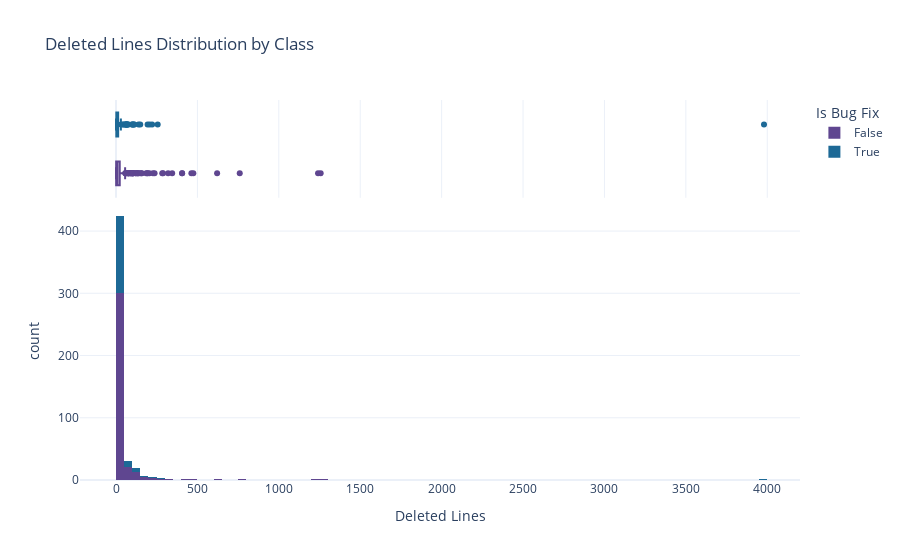

Source (notebook cell):
### Code cell
px.histogram(df, x='Deleted Lines', marginal='box', color='Is Bug Fix', 
             labels=common_labels, hover_data=common_hover_info, title='Deleted Lines Distribution by Class')

### Figure 1 — Plotly figure (JSON) as saved in the notebook; plotly's stock layout.template omitted (floating-point values rounded to 4 significant figures; data arrays with more than 128 entries replaced by an {"elided": "..."} marker saying what was removed)
{"data": [{"alignmentgroup": "True", "bingroup": "x", "hovertemplate": "Is Bug Fix=False<br>Deleted Lines=%{x}<br>count=%{y}<extra></extra>", "legendgroup": "False", "marker": {"color": "rgb(95, 70, 144)", "pattern": {"shape": ""}}, "name": "False", "offsetgroup": "False", "orientation": "v", "showlegend": true, "type": "histogram", "x": {"elided": "355 int values"}, "xaxis": "x", "yaxis": "y"}, {"alignmentgroup": "True", "customdata": {"elided": "355x8 mixed values"}, "hovertemplate": "Is Bug Fix=%{customdata[7]}<br>Deleted Lines=%{x}<br>Message=%{customdata[0]}<br>Repository=%{customdata[1]}<br>Modified Files=%{customdata[2]}<br>Added Files=%{customdata[3]}<br>Deleted Files=%{customdata[4]}<br>Added Lines=%{customdata[5]}<br>Net Lines=%{customdata[6]}<extra></extra>", "legendgroup": "False", "marker": {"color": "rgb(95, 70, 144)"}, "name": "False", "notched": true, "offsetgroup": "False", "showlegend": false, "type": "box", "x": {"elided": "355 int values"}, "xaxis": "x2", "yaxis": "y2"}, {"alignmentgroup": "True", "bingroup": "x", "hovertemplate": "Is Bug Fix=True<br>Deleted Lines=%{x}<br>count=%{y}<extra></extra>", "legendgroup": "True", "marker": {"color": "rgb(29, 105, 150)", "pattern": {"shape": ""}}, "name": "True", "offsetgroup": "True", "orientation": "v", "showlegend": true, "type": "histogram", "x": {"elided": "145 int values"}, "xaxis": "x", "yaxis": "y"}, {"alignmentgroup": "True", "customdata": {"elided": "145x8 mixed values"}, "hovertemplate": "Is Bug Fix=%{customdata[7]}<br>Deleted Lines=%{x}<br>Message=%{customdata[0]}<br>Repository=%{customdata[1]}<br>Modified Files=%{customdata[2]}<br>Added Files=%{customdata[3]}<br>Deleted Files=%{customdata[4]}<br>Added Lines=%{customdata[5]}<br>Net Lines=%{customdata[6]}<extra></extra>", "legendgroup": "True", "marker": {"color": "rgb(29, 105, 150)"}, "name": "True", "notched": true, "offsetgroup": "True", "showlegend": false, "type": "box", "x": {"elided": "145 int values"}, "xaxis": "x2", "yaxis": "y2"}], "layout": {"barmode": "relative", "legend": {"title": {"text": "Is Bug Fix"}, "tracegroupgap": 0}, "title": {"text": "Deleted Lines Distribution by Class"}, "xaxis": {"anchor": "y", "domain": [0, 1], "title": {"text": "Deleted Lines"}}, "xaxis2": {"anchor": "y2", "domain": [0, 1], "matches": "x", "showgrid": true, "showticklabels": false}, "yaxis": {"anchor": "x", "domain": [0, 0.7326], "title": {"text": "count"}}, "yaxis2": {"anchor": "x2", "domain": [0.7426, 1], "matches": "y2", "showgrid": false, "showline": false, "showticklabels": false, "ticks": ""}}}
